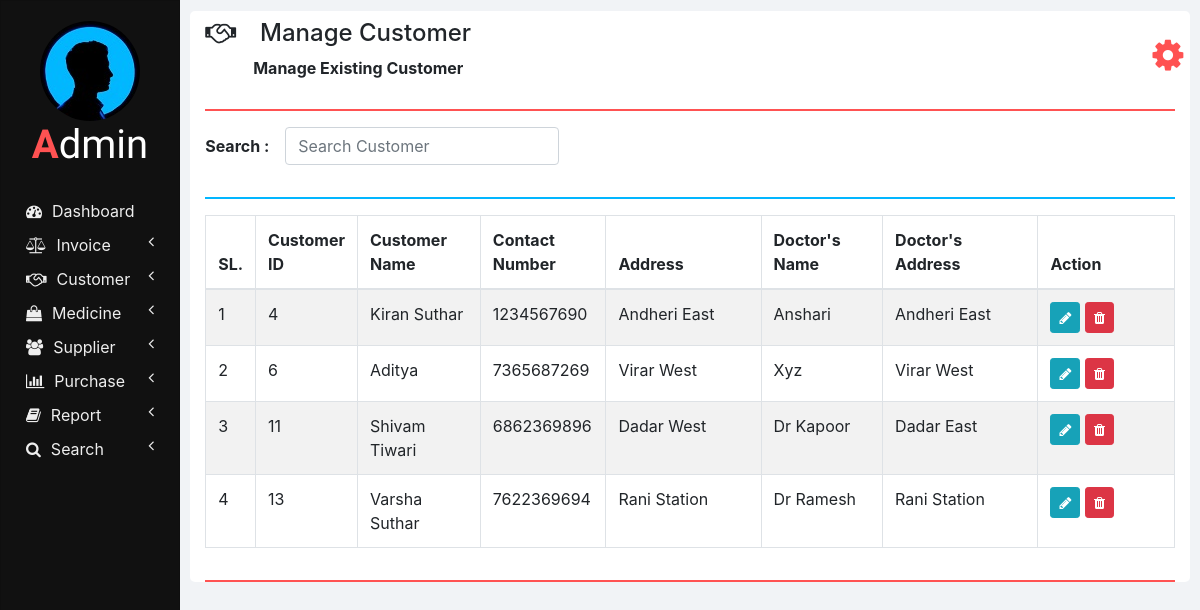
The page /manage_customer.php on the database its author committed.
### tables this page shows
CREATE TABLE `customers` (
  `ID` int(11) NOT NULL,
  `NAME` varchar(20) NOT NULL,
  `CONTACT_NUMBER` varchar(10) NOT NULL,
  `ADDRESS` varchar(100) NOT NULL,
  `DOCTOR_NAME` varchar(20) NOT NULL,
  `DOCTOR_ADDRESS` varchar(100) NOT NULL
);

### php/manage_customer.php (the view, shortened to what this page needs)
<?php
  function showCustomers($id) {
    require "db_connection.php";
    if($con) {
      $seq_no = 0;
      $query = "SELECT * FROM customers";
      $result = mysqli_query($con, $query);
      while($row = mysqli_fetch_array($result)) {
        $seq_no++;
        if($row['ID'] == $id)
          showEditOptionsRow($seq_no, $row);
        else
          showCustomerRow($seq_no, $row);
      }
    }
  }
  function showCustomerRow($seq_no, $row) {
    ?>
    <tr>
      <td><?php echo $seq_no; ?></td>
      <td><?php echo $row['ID'] ?></td>
      <td><?php echo $row['NAME']; ?></td>
      <td><?php echo $row['CONTACT_NUMBER']; ?></td>
      <td><?php echo $row['ADDRESS']; ?></td>
      <td><?php echo $row['DOCTOR_NAME']; ?></td>
      <td><?php echo $row['DOCTOR_ADDRESS']; ?></td>
      <td>
        <button href="" class="btn btn-info btn-sm" onclick="editCustomer(<?php echo $row['ID']; ?>);">
          <i class="fa fa-pencil"></i>
        </button>
        <button class="btn btn-danger btn-sm" onclick="deleteCustomer(<?php echo $row['ID']; ?>);">
          <i class="fa fa-trash"></i>
        </button>
      </td>
    </tr>
    <?php
  }
  ?>

### manage_customer.php (shortened to what this page needs)
<!DOCTYPE html>
<html lang="en" dir="ltr">
  <head>
    <link rel="stylesheet" href="bootstrap/css/bootstrap.min.css">
    <link rel="stylesheet" href="https://use.fontawesome.com/releases/v5.3.1/css/all.css">
    <link rel="stylesheet" href="https://cdnjs.cloudflare.com/ajax/libs/font-awesome/4.7.0/css/font-awesome.min.css">
    <link rel="stylesheet" href="css/sidenav.css">
    <link rel="stylesheet" href="css/home.css">
  </head>
  <body style="max-height: 100%;">
    <div class="container-fluid">
      <div class="container">
        <?php
          require "php/header.php";
          createHeader('handshake', 'Manage Customer', 'Manage Existing Customer');
        ?>
        <div class="row">
          <div class="col-md-12 form-group form-inline">
            <label class="font-weight-bold" for="">Search :&emsp;</label>
            <input type="text" class="form-control" id="" placeholder="Search Customer" onkeyup="searchCustomer(this.value);">
          </div>
          <div class="col col-md-12">
            <hr class="col-md-12" style="padding: 0px; border-top: 2px solid  #02b6ff;">
          </div>
          <div class="col col-md-12 table-responsive">
            <div class="table-responsive">
            	<table class="table table-bordered table-striped table-hover">
            		<thead>
            			<tr>
            				<th style="width: 2%;">SL.</th>
                    <th style="width: 10%;">Customer ID</th>
            				<th style="width: 13%;">Customer Name</th>
                    <th style="width: 13%;">Contact Number</th>
                    <th style="width: 17%;">Address</th>
                    <th style="width: 13%;">Doctor's Name</th>
                    <th style="width: 17%;">Doctor's Address</th>
                    <th style="width: 15%;">Action</th>
            			</tr>
            		</thead>
            		<tbody id="customers_div">
                  <?php
                    require 'php/manage_customer.php';
                    showCustomers(0);
                  ?>
            		</tbody>
            	</table>
            </div>
          </div>
        </div>
        <hr style="border-top: 2px solid #ff5252;">
      </div>
    </div>
  </body>
</html>

### php/header.php
<?php
  function createHeader($icon, $heading, $sub_heading) {
    echo '
    <section class="row content-header">
      <div class="header-title col-md-11">
        <p class="h4 pt-2"><i class="fa fa-'.$icon.'"></i>&emsp;'.$heading.'</p>
        &emsp;&emsp;&emsp;<small class="font-weight-bold h6">'.$sub_heading.'</small>
      </div>
      <div class="col-md-1 user_options">
        <button class="col col-md-1 m-3" onclick="showOptions();">
          <i class="fa fa-gear"></i>
        </button>
        <div id="mark"><i class="fa fa-play fa-rotate-270"></i></div>
        <ul id="options" class="options list-unstyled" style="display: none;">
          <li>
            <a href="my_profile.php"><i class="fa fa-user"></i><span>My Profile</span></a>
          </li>
          <li>
            <a href="change_password.php"><i class="fa fa-edit"></i><span>Change Password</span></a>
          </li>
          <li>
            <a href="logout.php"><i class="fa fa-key"></i><span>Logout</span></a>
          </li>
        </ul>
      </div>
    </section>
    <hr style="border-top: 2px solid #ff5252;">
    ';
  }
?>

### css/sidenav.css (style rules this page uses)
body { background-color: #f1f3f6; }
.sidenav { width: 15%; height: 100vh; background-color: #222222; position: fixed; z-index: 1; flex: 1 0 auto; }
.card { width: 100%; height: 100%; top: 0; border-radius: 0; background-color: #111111; }
.logo .logo-caption { font-family: 'Poiret One', cursive; color: #ffffff; text-align: center; margin-bottom: 25px; }
.logo .profile { margin-left: 50%; border-radius: 50%; transform: translate(-50%); }
.logo .tweak { color: #ff5252; font-weight: bold; }
.main-menu-item { padding: 5px 5px; cursor: pointer; }
.main-menu-item > a { color: #eeeeee; text-decoration: none; font-size: 16px; }
.main-menu-item > a > span { margin-left: 10px; }

### css/home.css (style rules this page uses)
html, body { height: 100vh; }
.container-fluid { margin-left: 15%; width: 85%; background: #f1f3f6; padding: 1px 0 0 0; flex: 1 0 auto; }
.container { margin: 0; max-width: 98%; margin: 1%; background-color: #ffffff; border-radius: 5px; }
.user_options button { max-width: 50px; max-height: 50px; font-size: 36px; background-color: #ffffff; color: #ff5252; border: none; outline: none; }

### rows shown on the page
customers: seq_no "1", ID "4", NAME "Kiran Suthar", CONTACT_NUMBER "1234567690", ADDRESS "Andheri East", DOCTOR_NAME "Anshari", DOCTOR_ADDRESS "Andheri East"
customers: seq_no "2", ID "6", NAME "Aditya", CONTACT_NUMBER "7365687269", ADDRESS "Virar West", DOCTOR_NAME "Xyz", DOCTOR_ADDRESS "Virar West"
customers: seq_no "3", ID "11", NAME "Shivam Tiwari", CONTACT_NUMBER "6862369896", ADDRESS "Dadar West", DOCTOR_NAME "Dr Kapoor", DOCTOR_ADDRESS "Dadar East"
customers: seq_no "4", ID "13", NAME "Varsha Suthar", CONTACT_NUMBER "7622369694", ADDRESS "Rani Station", DOCTOR_NAME "Dr Ramesh", DOCTOR_ADDRESS "Rani Station"

### other values the page prints
$heading "Manage Customer"
$sub_heading "Manage Existing Customer"
